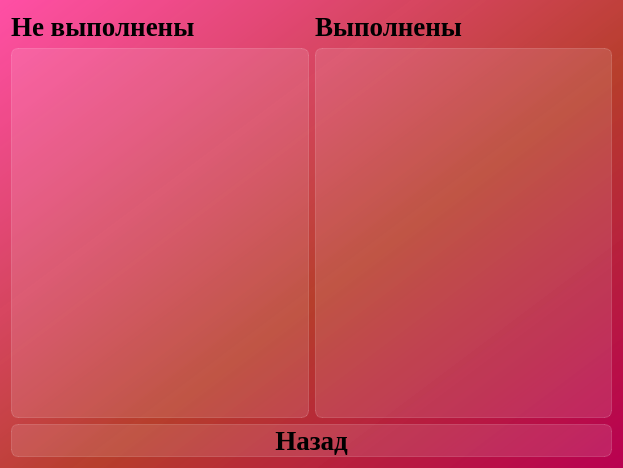
<?xml version="1.0" encoding="UTF-8"?>
<ui version="4.0">
 <class>Dialog_list_achievements</class>
 <widget class="QDialog" name="Dialog_list_achievements">
  <property name="geometry">
   <rect>
    <x>0</x>
    <y>0</y>
    <width>623</width>
    <height>468</height>
   </rect>
  </property>
  <property name="windowTitle">
   <string>Достижения</string>
  </property>
  <property name="styleSheet">
   <string notr="true">background-color: qlineargradient(spread:pad, x1:1, y1:1, x2:0, y2:0, stop:0 rgba(185, 0, 81, 255), stop:0.427447 rgba(182, 61, 42, 235), stop:1 rgba(255, 79, 165, 255));
font-family: Liberation Serif;
</string>
  </property>
  <layout class="QVBoxLayout" name="verticalLayout">
   <item>
    <layout class="QHBoxLayout" name="horizontalLayout_labels">
     <item>
      <widget class="QLabel" name="label_not_done">
       <property name="styleSheet">
        <string notr="true">text-align: center;
font-weight: bold;
font-size: 20pt;
background-color: none;
border: none;</string>
       </property>
       <property name="text">
        <string>Не выполнены</string>
       </property>
      </widget>
     </item>
     <item>
      <widget class="QLabel" name="label_done">
       <property name="styleSheet">
        <string notr="true">text-align: center;
font-weight: bold;
font-size: 20pt;
background-color: none;
border: none;</string>
       </property>
       <property name="text">
        <string>Выполнены</string>
       </property>
      </widget>
     </item>
    </layout>
   </item>
   <item>
    <layout class="QHBoxLayout" name="horizontalLayout_lists">
     <item>
      <widget class="QListWidget" name="listWidget_not_done">
       <property name="styleSheet">
        <string notr="true">QListView {
font-weight: bold;
font-size: 20pt;
background-color: rgba(255, 255, 255, 30);
border: 1px solid rgba(255, 255, 255, 40);
border-radius: 7px;
}

QListView::item:selected {
border: none;
color: rgb(255, 255, 255);
background-color: rgba(255, 255, 255, 50);
}</string>
       </property>
      </widget>
     </item>
     <item>
      <widget class="QListWidget" name="listWidget_done">
       <property name="styleSheet">
        <string notr="true">QListView {
font-weight: bold;
font-size: 20pt;
background-color: rgba(255, 255, 255, 30);
border: 1px solid rgba(255, 255, 255, 40);
border-radius: 7px;
}

QListView::item:selected {
border: none;
color: rgb(255, 255, 255);
background-color: rgba(255, 255, 255, 50);
}</string>
       </property>
      </widget>
     </item>
    </layout>
   </item>
   <item>
    <widget class="QPushButton" name="pushButton_back">
     <property name="styleSheet">
      <string notr="true">QPushButton {
font-weight: bold;
font-size: 20pt;
text-align: center;
background-color: rgba(255, 255, 255, 30);
border: 1px solid rgba(255, 255, 255, 40);
border-radius: 7px;
}

QPushButton:hover {
background-color: rgba(255, 255, 255, 40);
}
QPushButton:pressed {
background-color: rgba(255, 255, 255, 70);
}</string>
     </property>
     <property name="text">
      <string>Назад</string>
     </property>
    </widget>
   </item>
  </layout>
 </widget>
 <resources/>
 <connections/>
</ui>
